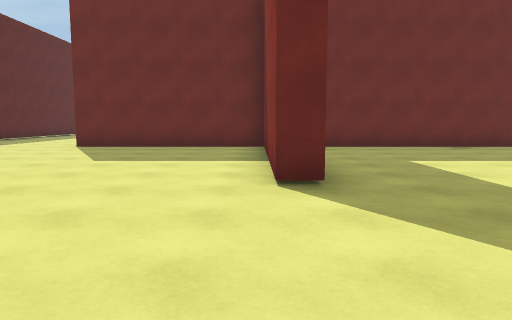
[1] (above)

24 first-person views from a walk through a scene from a Unity 3-D project. The camera is 1.3 m above the floor, tilts 6° down and sees 70° across. The floor is counted in squares, 2 m on a side. Each view is taken from the middle of a square. On the plan, view 1 faces up. The plan holds only what a view shows up to about 11 squares ahead; the rest is blank. The place goes on beyond the plan.

[2]
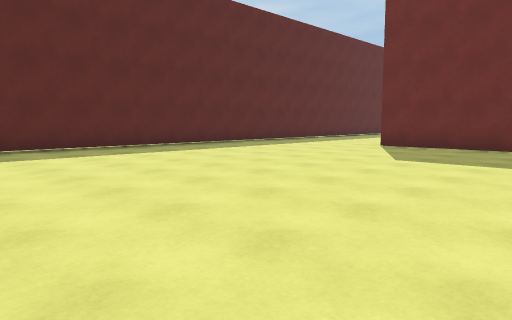

[3]
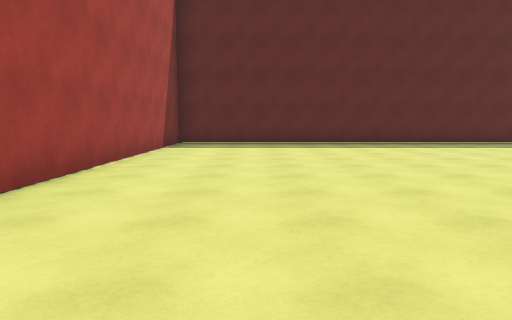

[4]
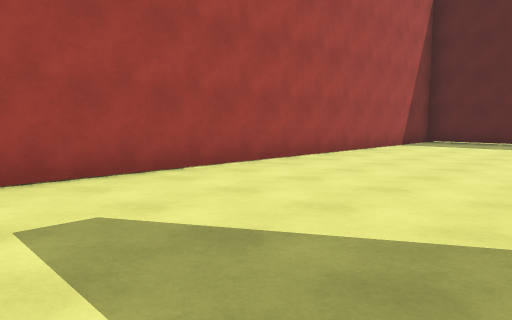

[5]
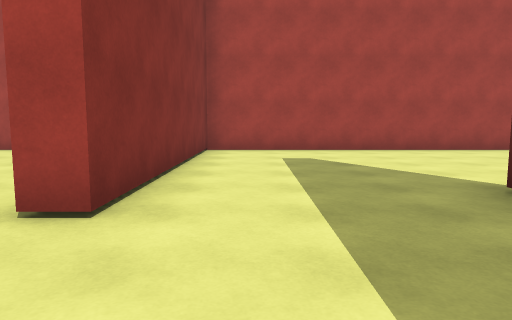

[6]
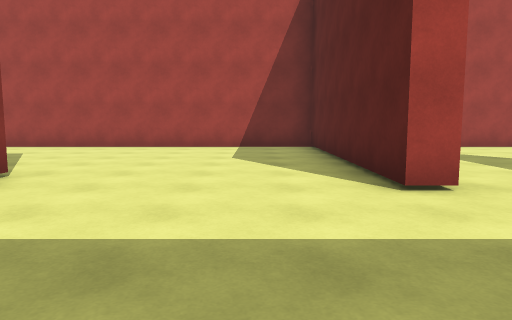

[7]
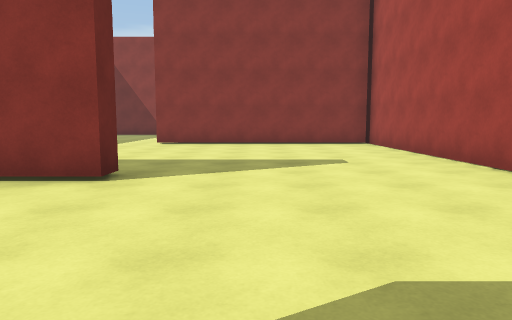

[8]
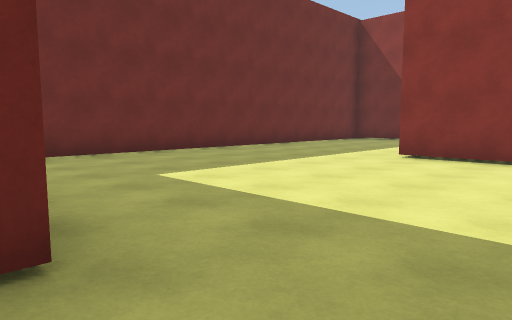

[9]
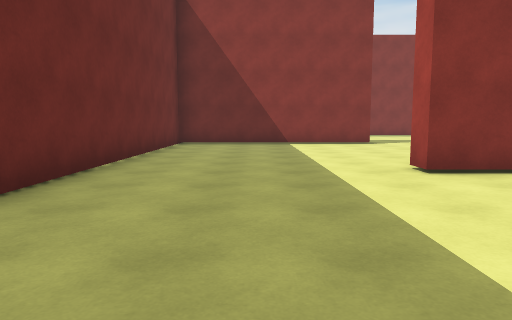

[10]
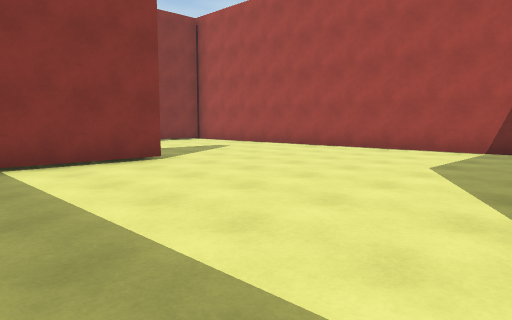

[11]
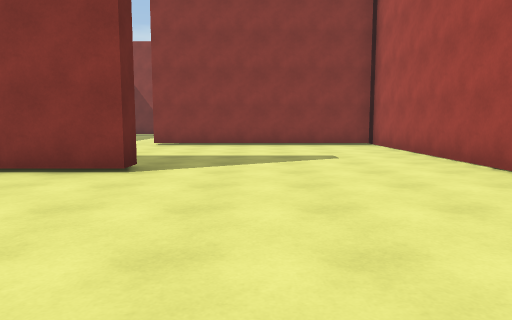

[12]
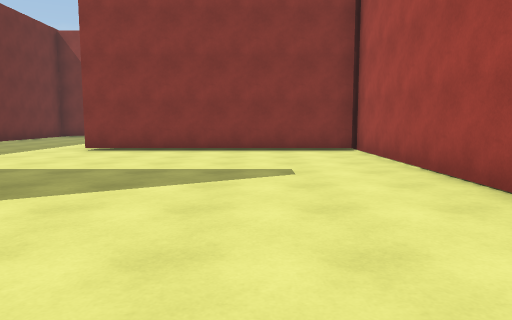

[13]
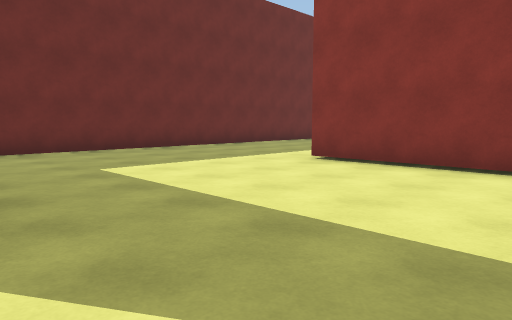

[14]
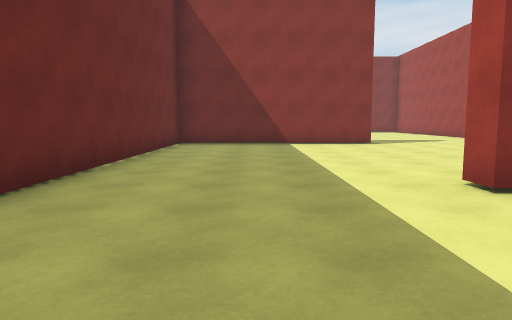

[15]
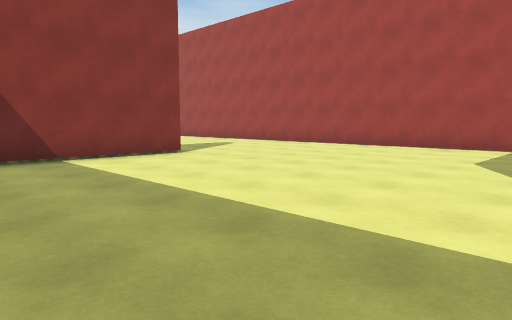

[16]
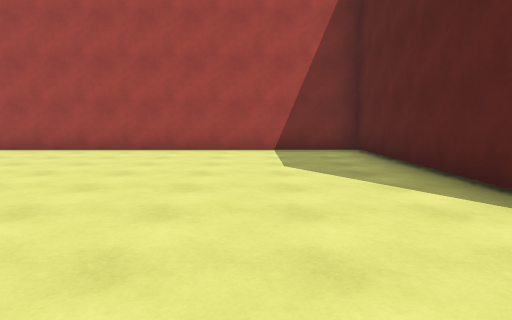

[17]
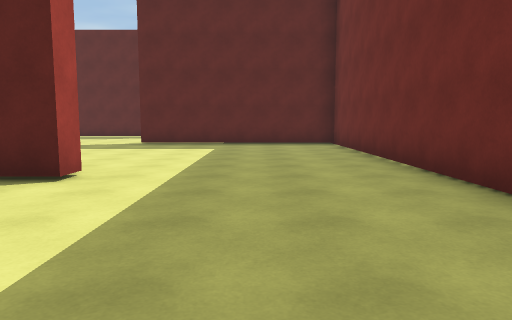

[18]
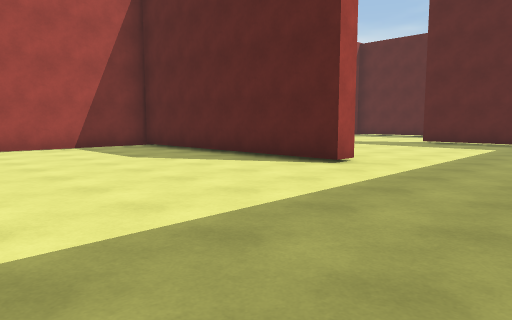

[19]
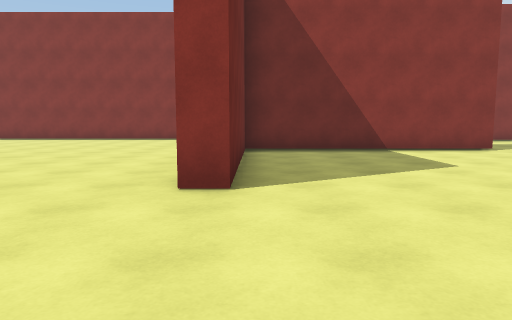

[20]
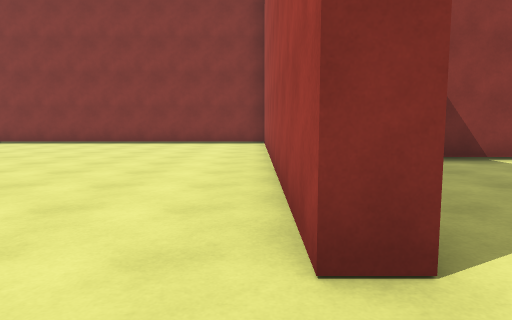

[21]
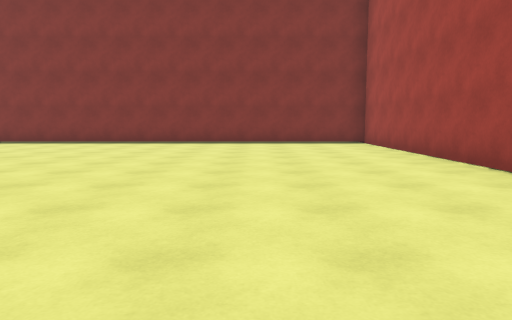

[22]
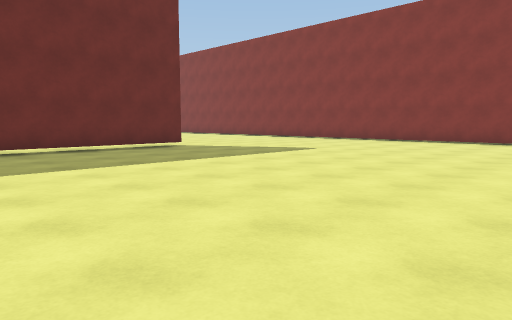

[23]
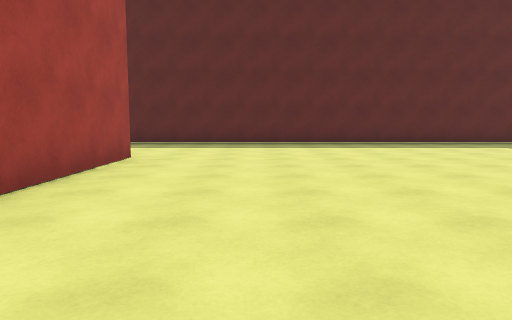

[24]
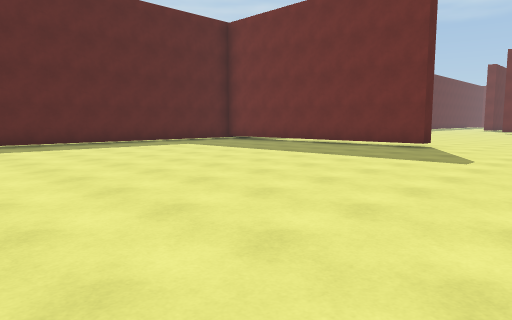

### Floor plan
Points are (right, up) in squares from view 1. A wall is a line through its corners. A room is listed if a view was taken in it or the views show most of it. See-through windows are left out.
Room 1 (views 1, 2, 3, 4, 19, 20, 21, 22, 23, 24)
walls: (0.8, 3.7) (0.2, 3.7) (0.2, 9.2) (-4.5, 9.2) (-4.5, 9.7) (5, 9.7) (5, 20.8); (-8.8, 19.6) (-8.8, -1.3) (4.1, -1.3) (4.1, 3.6)
ways out: opening at (2.5, 4) to room 2
Room 2 (views 5, 6, 7, 8, 9, 10, 11, 12, 13, 14, 15, 16, 17, 18)
walls: (22.2, 3.7) (21.6, 3.7) (21.6, 9.2) (9.4, 9.2) (9.4, 3.7) (8.9, 3.7) (8.9, 4.9); (15.6, -1.2) (15.6, 4.9) (16, 4.9) (16, -1.2); (27.7, 3.9) (27.7, -1.2); (27.3, -1.2) (27.3, 4.9) (27.8, 4.9); (6.5, 9.2) (1.8, 9.2); (4.1, 3.6) (4.1, 4.6) (4.6, 4.6) (4.6, -1.3) (35.5, -1.3); (34.5, 3.6) (34.5, 9.2) (23.4, 9.2)
ways out: opening at (2.5, 4) to room 1

Where each view was taken, in squares from view 1:
view 1: 0 up, 0 right, facing up
view 2: 0 up, 0 right, facing up-left
view 3: 1 up, 2 right, facing left
view 4: 3 up, 3 right, facing down-left
view 5: 7 up, 3 right, facing down
view 6: 8 up, 6 right, facing down
view 7: 2 up, 5 right, facing right
view 8: 2 up, 9 right, facing up-right
view 9: 7 up, 11 right, facing right
view 10: 7 up, 16 right, facing down-right
view 11: 2 up, 17 right, facing right
view 12: 1 up, 19 right, facing right
view 13: 1 up, 22 right, facing up-right
view 14: 7 up, 24 right, facing right
view 15: 8 up, 28 right, facing down-right
view 16: 7 up, 30 right, facing down
view 17: 7 up, 20 right, facing left
view 18: 8 up, 21 right, facing down-left
view 19: 9 up, 8 left, facing right
view 20: 10 up, 6 left, facing right
view 21: 13 up, 6 left, facing right
view 22: 13 up, 7 left, facing up-right
view 23: 12 up, 2 right, facing left
view 24: 12 up, 2 right, facing up-left
